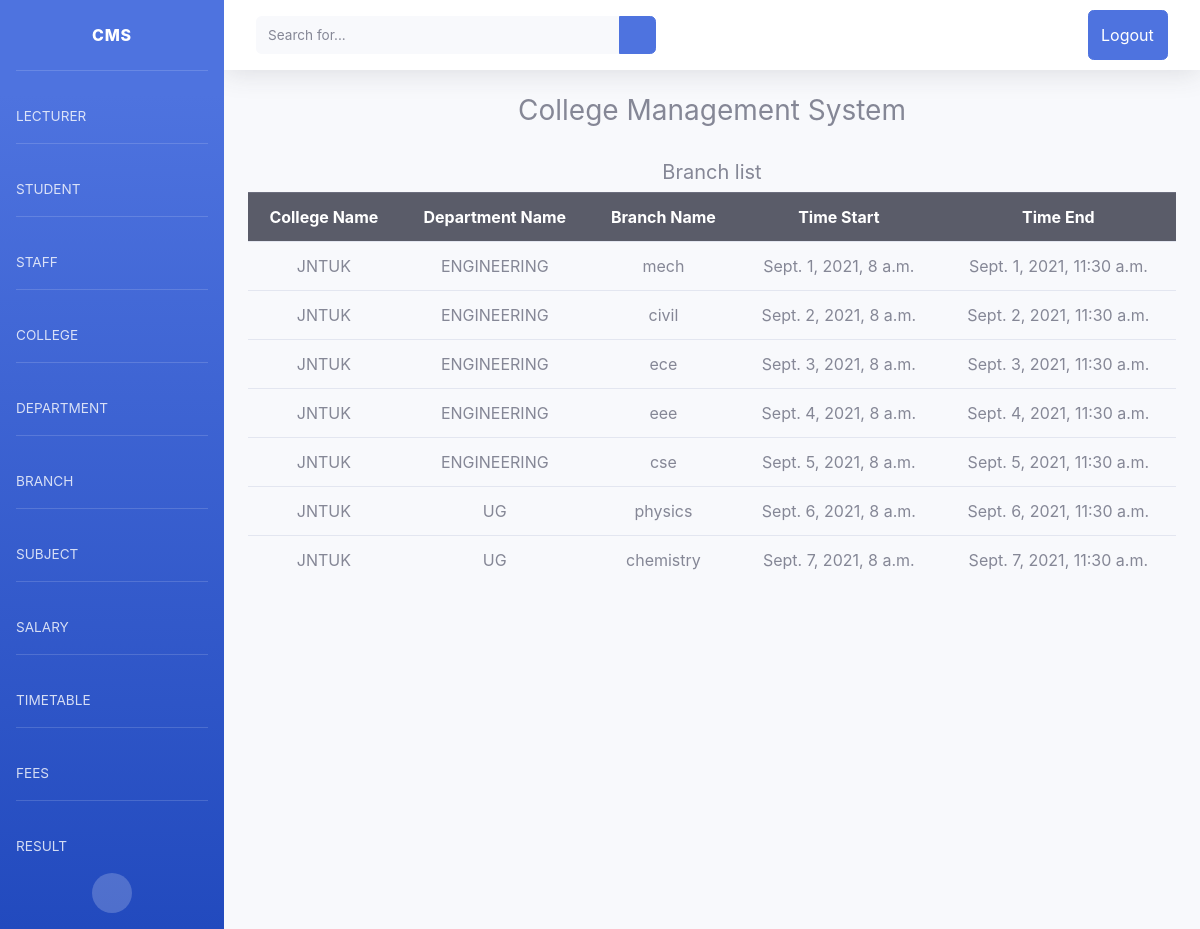
/timetablelist/ (signed in), run on the app's committed database.
### cmsapp/models.py (models this page shows, shortened)
class TimeTable(models.Model):
    clg_name = models.ForeignKey(College, on_delete=models.CASCADE)
    dep_name = models.ForeignKey(Depart, on_delete=models.CASCADE)
    bran_name = models.ForeignKey(Branch, on_delete=models.CASCADE)
    time_start = models.DateTimeField()
    time_end = models.DateTimeField()

class College(models.Model):
    clg_name = models.CharField(max_length=20, primary_key=True,blank=True)
    def __str__(self):
        return self.clg_name

class Depart(models.Model):
    id = models.IntegerField(primary_key=True)
    clg_name = models.ForeignKey(College, on_delete=models.CASCADE)
    dep_name = models.CharField(max_length=20)
    def __str__(self):
        return self.dep_name

class Branch(models.Model):
    id = models.IntegerField(primary_key=True)
    clg_name = models.ForeignKey(College, on_delete=models.CASCADE)
    dep_name = models.ForeignKey(Depart, on_delete=models.CASCADE)
    bran_name = models.CharField(max_length=20)
    def __str__(self):
        return self.bran_name

### cmsapp/decorator.py (the view)
    def _inner(request, *args, **kwargs):
        if not request.user.is_admin:
            raise PermissionDenied
        return function(request, *args, **kwargs)

### cmsapp/decorator.py (called while the page is built)
def admin_only(function):
    def _inner(request, *args, **kwargs):
        if not request.user.is_admin:
            raise PermissionDenied
        return function(request, *args, **kwargs)
    return _inner

### cmsapp/views.py (called while the page is built)
@admin_only
def Timetablelist(request):
    tablelist = TimeTable.objects.all()
    context={'tablelist':tablelist}
    return render(request,'Timetable/Timetablelist.html',context)

### templates/Timetable/Timetablelist.html
{% extends 'registration/home.html' %}
{% block content %}
{% if user.is_admin %}
<h5 class='text-center fw-bold'>Branch list</h5>
<div class="container">
    <table class="table table-hover">
    <tbody class="table table-striped table-hover">
      <tr class="thead-dark text-center">
          <th>College Name</th>
          <th>Department Name</th>
          <th>Branch Name</th>
          <th>Time Start</th>
          <th>Time End</th>
      </tr>
{% for data in tablelist %}
    <tr class="text-center">
    <td>{{data.clg_name}}</td>
    <td>{{data.dep_name}}</td>
    <td>{{data.bran_name}}</td>
    <td>{{data.time_start}}</td>
    <td>{{data.time_end}}</td>
        </tr>
  {% endfor %}
    </tbody>
  </table>
    </div>
{% else %}
<h5>Enter Login Details</h5>
{% endif %}
{% endblock %}

### templates/registration/home.html (style rules this page uses)
body { font-family: 'Roboto', sans-serif; }

### data on the page
TimeTable: clg_name "JNTUK", dep_name "ENGINEERING", bran_name "mech", time_start "Sept. 1, 2021, 8 a.m.", time_end "Sept. 1, 2021, 11:30 a.m."
TimeTable: clg_name "JNTUK", dep_name "ENGINEERING", bran_name "civil", time_start "Sept. 2, 2021, 8 a.m.", time_end "Sept. 2, 2021, 11:30 a.m."
TimeTable: clg_name "JNTUK", dep_name "ENGINEERING", bran_name "ece", time_start "Sept. 3, 2021, 8 a.m.", time_end "Sept. 3, 2021, 11:30 a.m."
TimeTable: clg_name "JNTUK", dep_name "ENGINEERING", bran_name "eee", time_start "Sept. 4, 2021, 8 a.m.", time_end "Sept. 4, 2021, 11:30 a.m."
TimeTable: clg_name "JNTUK", dep_name "ENGINEERING", bran_name "cse", time_start "Sept. 5, 2021, 8 a.m.", time_end "Sept. 5, 2021, 11:30 a.m."
TimeTable: clg_name "JNTUK", dep_name "UG", bran_name "physics", time_start "Sept. 6, 2021, 8 a.m.", time_end "Sept. 6, 2021, 11:30 a.m."
TimeTable: clg_name "JNTUK", dep_name "UG", bran_name "chemistry", time_start "Sept. 7, 2021, 8 a.m.", time_end "Sept. 7, 2021, 11:30 a.m."
